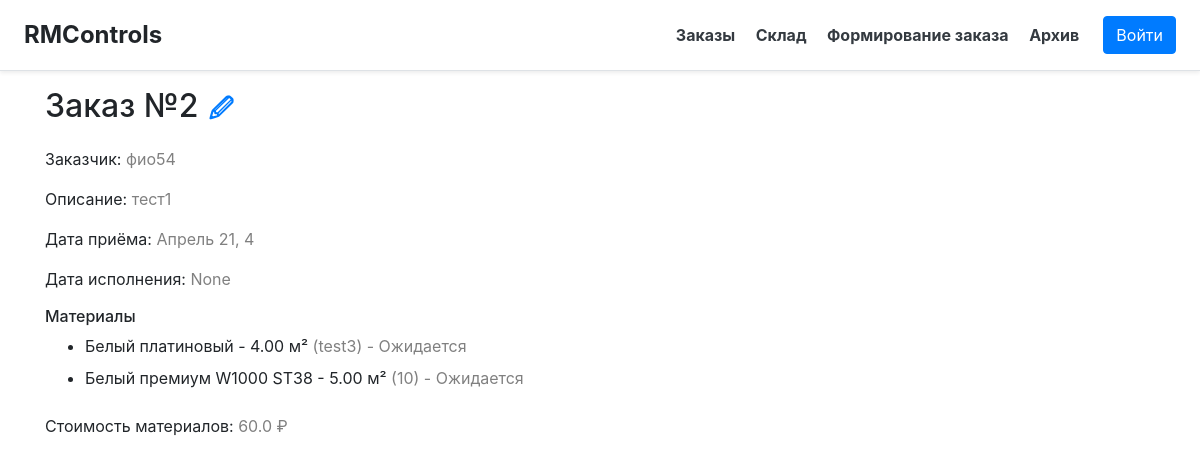
The app's page /order/2, older data.
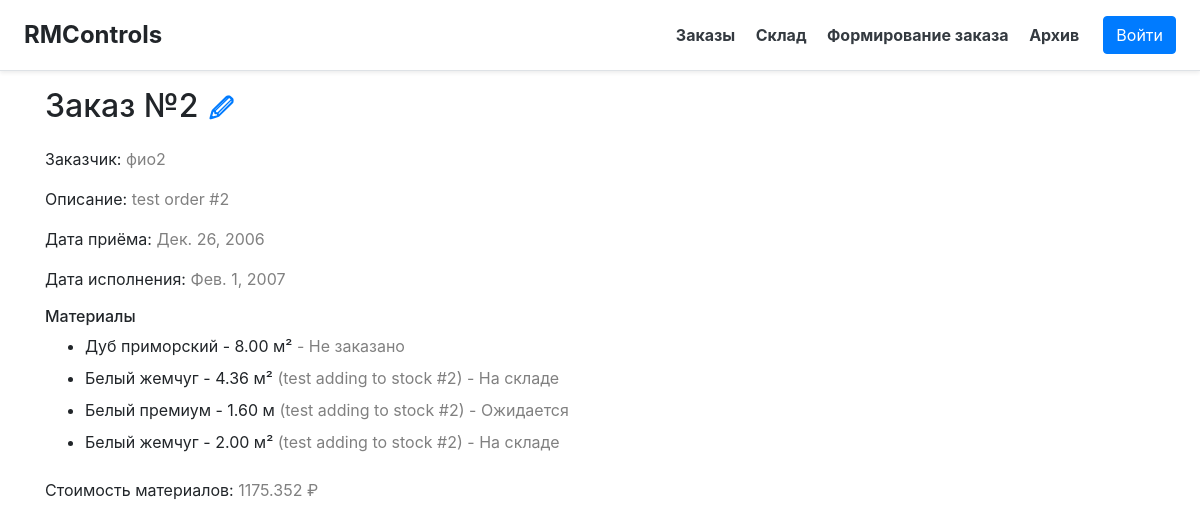
The same page, newer data.
### main/models.py (models this page shows, shortened)
class Order(models.Model):
    description = models.CharField("Описание", max_length=50)
    client = models.CharField("Заказчик", max_length=50)
    order_date = models.DateField("Дата приёма", default=timezone.now().date())
    status = models.IntegerField("Статус", default=0, choices=[
        (0, "Ожидаются материалы"),
        (1, "В производстве"),
        (2, "Заказ выполнен")
    ])
    prod_date = models.DateField("Дата исполнения", blank=True, null=True)
    class Meta:
        verbose_name = "Заказ"
        verbose_name_plural = "Заказы"
        db_table = "orders"

class Material(models.Model):
    material = models.ForeignKey('AbsMaterial', models.PROTECT, verbose_name="Материал")
    count = models.FloatField("Кол-во")
    for_order = models.ForeignKey('Order', on_delete=models.SET_NULL, null=True, blank=True, verbose_name="Для заказа")
    status = models.IntegerField("Статус",
                                 choices=[(-1, "Не заказано"), (0, "Ожидается"), (1, "На складе"),
                                          (2, "В производстве"), (3, "Реализовано")], default=0)
    details = models.CharField("Детали", blank=True, null=True, max_length=100)
    price = models.FloatField("Цена", blank=True, null=True)
    class Meta:
        verbose_name = "Материал"
        verbose_name_plural = "Склад"
        db_table = "stock"

class AbsMaterial(models.Model):
    title = models.CharField("Наименование", max_length=20)
    units = models.CharField("Единицы измерения", choices=map(lambda x: (x, x, ), UNITS), max_length=10, default="шт")
    parent = models.ForeignKey(Folder, models.CASCADE, null=True, verbose_name="Папка")
    picture_url = models.TextField("URL изображения", null=True, blank=True)
    def get_last_price(self):
        last = Material.objects.filter(material_id=self.id, price__isnull=False).last()
        return last.price if last else None
    class Meta:
        verbose_name = "Материал"
        verbose_name_plural = "Материалы"
        db_table = "abs-materials"

### main/views.py (the view)
# urls.py: path('order/<int:oid>', views.order),
@xframe_options_exempt
def order(request, oid, additional=0):
    o = Order.objects.get(id=oid)
    return render(request, 'main/order.html', context={
        'title': f'Заказ №{oid}', 'order': o, 'additional': additional,
        'cost': sum(map(lambda x: (
            x.price * x.count if x.price else x.material.get_last_price() if x.material.get_last_price() else 0),
                        o.material_set.all()))})

### templates/main/order.html (shortened to what this page needs)
{% extends 'main/base.html' %}
{% load static %}
{% block content %}
    <div class="container">
        <h2 style="margin-bottom: 20px">{{ title }}<a class="badge badge-link"
                                                      href="/edit-order/{{ order.id }}{% if additional %}/1{% endif %}">&#128393</a>
        </h2>
        <label>Заказчик: <label style="color: gray">{{ order.client }}</label></label> <br>
        <label>Описание: <label style="color: gray; width: auto">{{ order.description }}</label></label> <br>
        <label>Дата приёма: <label style="color: gray">{{ order.order_date }}</label></label> <br>
        <label>Дата исполнения: <label style="color: gray">{{ order.prod_date }}</label></label> <br>
        <h6>Материалы</h6>
        <ul>
            {% for elem in order.material_set.all %}
                <li>
                    <label>{{ elem.material.title }} - {{ elem.count|floatformat:2 }} {{ elem.material.units }}</label>
                    <label style="color: gray">{% if elem.details %}({{ elem.details }}){% endif %} - {{ elem.get_status_display }}</label>
                </li>
            {% endfor %}
        </ul>
        <label>Стоимость материалов: <label style="color: gray">{{ cost }} ₽</label></label>
    </div>
{% endblock %}

Row changes from the older to the newer data that the page shows:
removed Material: material "Белый платиновый", count "4.00", material.units "м²", details "test3", status "Ожидается"
removed Material: material "Белый премиум W1000 ST38", count "5.00", material.units "м²", details "10", status "Ожидается"
changed Order: client "фио54" → "фио2"; description "тест1" → "test order #2"; order_date "Апрель 21, 4" → "Дек. 26, 2006"; prod_date "None" → "Фев. 1, 2007"
added Material: material "Дуб приморский", count "8.00", material.units "м²", status "Не заказано"
added Material: material "Белый жемчуг", count "4.36", material.units "м²", details "test adding to stock #2", status "На складе"
added Material: material "Белый премиум", count "1.60", material.units "м", details "test adding to stock #2", status "Ожидается"
added Material: material "Белый жемчуг", count "2.00", material.units "м²", details "test adding to stock #2", status "На складе"
Text that changed along with them:
{{ cost }}: "60.0" → "1175.352"
